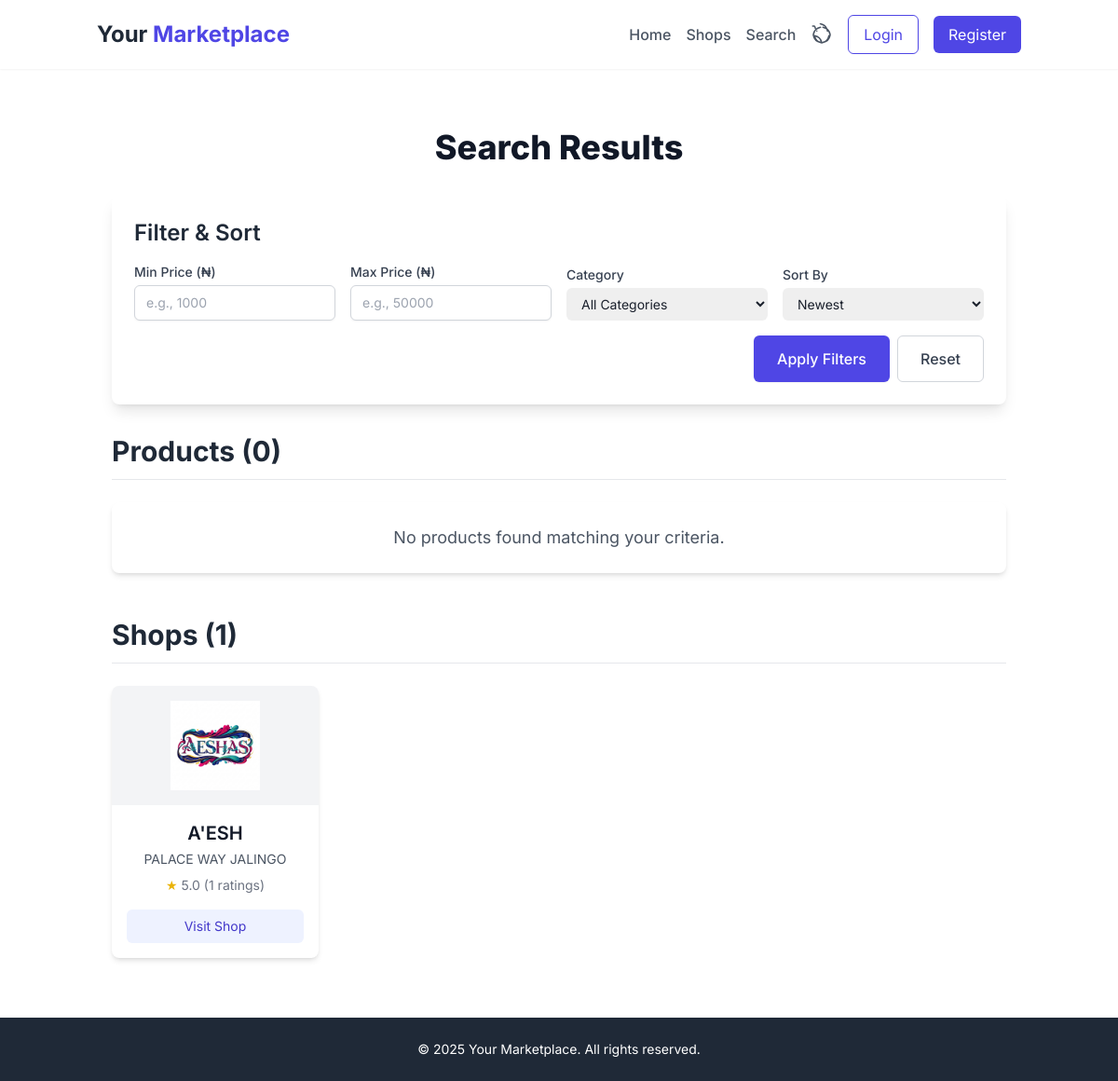
Before: /search with the older database file.
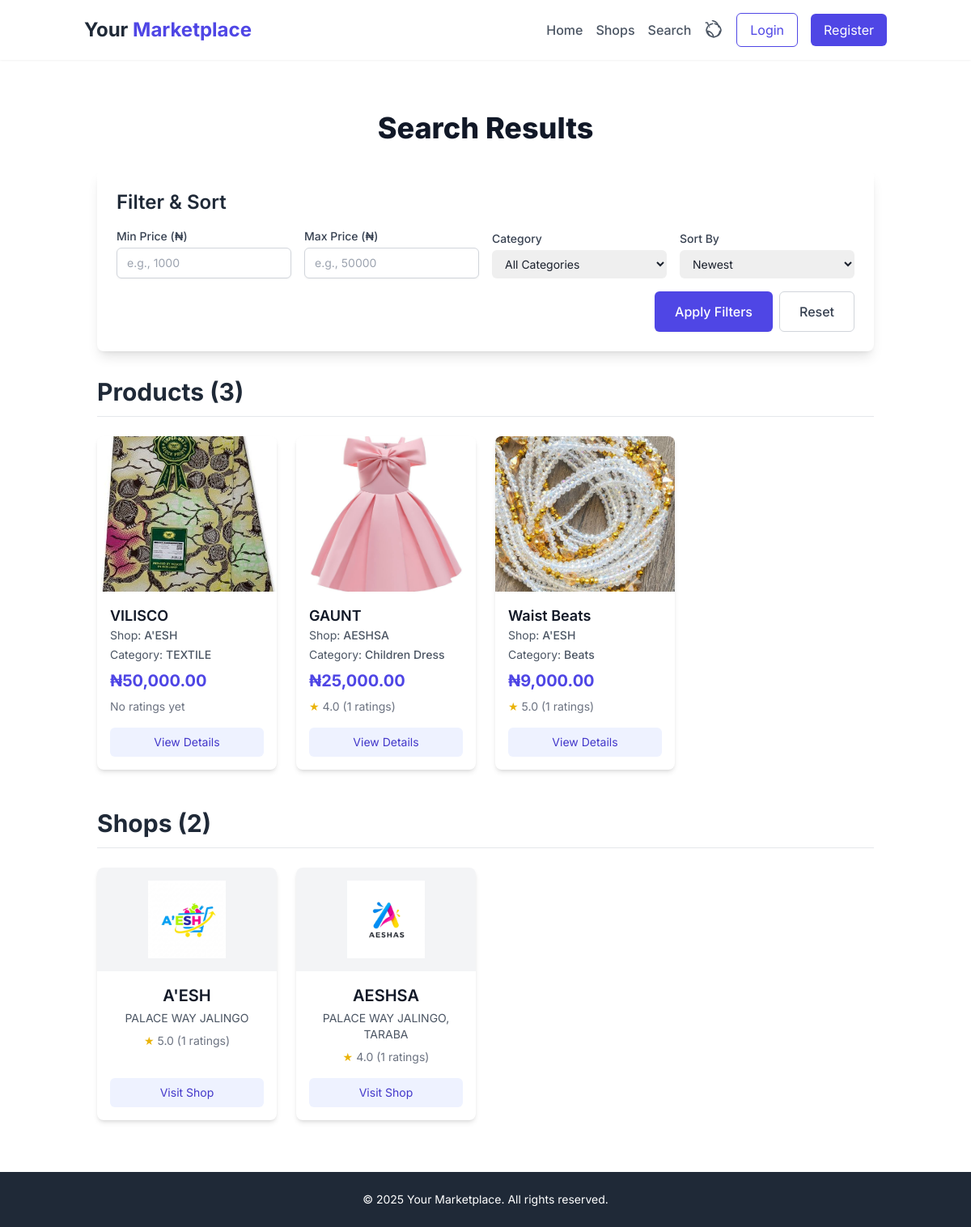
After: the same page with the newer database file.
### app/models.py (models this page shows, shortened)
class Shop(db.Model):
    id = db.Column(db.Integer, primary_key=True)
    name = db.Column(db.String(100), nullable=False)
    description = db.Column(db.Text)
    location = db.Column(db.String(100))
    whatsapp_number = db.Column(db.String(20))
    logo = db.Column(db.String(100), nullable=True)
    user_id = db.Column(db.Integer, db.ForeignKey('user.id'))
    created_at = db.Column(db.DateTime, default=datetime.utcnow)
    products = db.relationship('Product', backref='shop', lazy='dynamic')
    ratings = db.relationship('Rating', backref='shop', lazy='dynamic')
    order_items = db.relationship('OrderItem', backref='shop_ordered', lazy='dynamic')
    def average_rating(self):
        ratings = [rating.value for rating in self.ratings]
        return round(sum(ratings) / len(ratings), 2) if ratings else 0
    __table_args__ = (
        db.UniqueConstraint('name', 'user_id', name='unique_shop_per_user'),
    )

class Rating(db.Model):
    id = db.Column(db.Integer, primary_key=True)
    value = db.Column(db.Integer, nullable=False)
    comment = db.Column(db.Text)
    product_id = db.Column(db.Integer, db.ForeignKey('product.id'))
    user_id = db.Column(db.Integer, db.ForeignKey('user.id'))
    shop_id = db.Column(db.Integer, db.ForeignKey('shop.id'))
    created_at = db.Column(db.DateTime, default=datetime.utcnow)

class Product(db.Model):
    id = db.Column(db.Integer, primary_key=True)
    name = db.Column(db.String(100), nullable=False)
    description = db.Column(db.Text)
    price = db.Column(db.Float)
    image = db.Column(db.String(100), nullable=True)
    is_active = db.Column(db.Boolean, default=True)
    shop_id = db.Column(db.Integer, db.ForeignKey('shop.id'))
    category_id = db.Column(db.Integer, db.ForeignKey('category.id'), nullable=True)
    created_at = db.Column(db.DateTime, default=datetime.utcnow)
    ratings = db.relationship('Rating', backref='product', lazy='dynamic')
    order_items = db.relationship('OrderItem', backref='product_ordered', lazy='dynamic')
    def formatted_price(self):
        return f"₦{self.price:,.2f}" if self.price else "₦0.00"
    def average_rating(self):
        ratings = [rating.value for rating in self.ratings]
        return round(sum(ratings) / len(ratings), 2) if ratings else 0

class Category(db.Model):
    id = db.Column(db.Integer, primary_key=True)
    name = db.Column(db.String(50), nullable=False)
    shop_id = db.Column(db.Integer, db.ForeignKey('shop.id'), nullable=True)
    products = db.relationship('Product', backref='category', lazy='dynamic')
    __table_args__ = (
        db.UniqueConstraint('name', 'shop_id', name='unique_category_per_shop'),
    )

### app/customer.py (the view)
@bp.route('/search')
def search():
    search_query = request.args.get('q', '').strip()
    min_price = request.args.get('min_price', type=float)
    max_price = request.args.get('max_price', type=float)
    category_id = request.args.get('category_id', type=int)
    sort_by = request.args.get('sort_by', 'newest')
    products_query = Product.query.filter_by(is_active=True)
    shops_query = Shop.query
    if search_query:
        products_query = products_query.filter(Product.name.ilike(f'%{search_query}%'))
        shops_query = shops_query.filter(Shop.name.ilike(f'%{search_query}%'))
    if min_price is not None:
        products_query = products_query.filter(Product.price >= min_price)
    if max_price is not None:
        products_query = products_query.filter(Product.price <= max_price)
    if category_id:
        products_query = products_query.filter(Product.category_id == category_id)
    if sort_by == 'price_asc':
        products_query = products_query.order_by(Product.price.asc())
    elif sort_by == 'price_desc':
        products_query = products_query.order_by(Product.price.desc())
    elif sort_by == 'rating_desc':
        products_query = products_query.order_by(Product.created_at.desc())
    else: # 'newest'
        products_query = products_query.order_by(Product.created_at.desc())
    products = products_query.all()
    shops = shops_query.all()
    all_categories = Category.query.all()
    return render_template('customer/search_results.html',
                         query=search_query,
                         products=products,
                         shops=shops,
                         categories=all_categories,
                         min_price=min_price,
                         max_price=max_price,
                         selected_category_id=category_id,
                         sort_by=sort_by)

### app/templates/customer/search_results.html (shortened to what the changed rows need)
{% extends "base.html" %}
{% from 'components/pagination.html' import render_pagination %}
{% block content %}
<div class="max-w-6xl mx-auto px-4 py-8">
    <h1 class="text-4xl font-extrabold text-gray-900 mb-8 text-center">Search Results {% if query %}for "<span class="text-indigo-600">{{ query }}</span>"{% endif %}</h1>
    <div class="bg-white p-6 rounded-lg shadow-lg mb-8">
        <h2 class="text-2xl font-semibold text-gray-800 mb-4">Filter & Sort</h2>
    </div>
    <section class="mb-12">
        <h2 class="text-3xl font-bold text-gray-800 mb-6 border-b border-gray-200 pb-3">Products ({{ products|length }})</h2>
        {% if products %}
            <div class="grid grid-cols-1 sm:grid-cols-2 lg:grid-cols-4 gap-6">
                {% for product in products %}
                    {% include 'components/product_card.html' %}
                {% endfor %}
            </div>
        {% else %}
            <div class="bg-white p-6 rounded-lg shadow-md text-center text-gray-600">
                <p class="text-lg">No products found matching your criteria.</p>
            </div>
        {% endif %}
    </section>
    <section>
        <h2 class="text-3xl font-bold text-gray-800 mb-6 border-b border-gray-200 pb-3">Shops ({{ shops|length }})</h2>
        {% if shops %}
            <div class="grid grid-cols-1 sm:grid-cols-2 lg:grid-cols-4 gap-6">
                {% for shop in shops %}
                    {% include 'components/shop_card.html' %}
                {% endfor %}
            </div>
        {% else %}
            <div class="bg-white p-6 rounded-lg shadow-md text-center text-gray-600">
                <p class="text-lg">No shops found matching your criteria.</p>
            </div>
        {% endif %}
    </section>
</div>
{% endblock %}

### app/templates/components/product_card.html
<div class="bg-white rounded-lg shadow-md overflow-hidden hover:shadow-lg transition-shadow duration-200 flex flex-col">
    <img src="{{ url_for('static', filename='uploads/' + product.image) if product.image else url_for('static', filename='img/default_product.png') }}"
         alt="{{ product.name }}"
         class="w-full h-48 object-cover flex-shrink-0">
    <div class="p-4 flex-grow flex flex-col justify-between">
        <div>
            <h3 class="text-lg font-semibold text-gray-900 truncate">{{ product.name }}</h3>
            <p class="text-gray-600 text-sm mb-1">Shop: <span class="font-medium">{{ product.shop.name }}</span></p>
            {% if product.category %}
                <p class="text-gray-600 text-sm mb-2">Category: <span class="font-medium">{{ product.category.name }}</span></p>
            {% endif %}
            <p class="text-indigo-600 font-bold text-xl">{{ product.formatted_price() }}</p>
            <div class="flex items-center text-sm text-gray-500 mt-2">
                {% if product.average_rating() > 0 %}
                    <span class="text-yellow-500 mr-1">★</span> {{ product.average_rating() }} ({{ product.ratings.count() }} ratings)
                {% else %}
                    No ratings yet
                {% endif %}
            </div>
        </div>
        <a href="{{ url_for('customer.product_detail', product_id=product.id) }}"
           class="mt-4 inline-block bg-indigo-50 text-indigo-700 text-sm px-4 py-2 rounded-md hover:bg-indigo-100 transition-colors duration-200 text-center">
            View Details
        </a>
    </div>
</div>

### app/templates/components/shop_card.html
<div class="bg-white rounded-lg shadow-md overflow-hidden hover:shadow-lg transition-shadow duration-200 flex flex-col">
    <img src="{{ url_for('static', filename='uploads/' + shop.logo) if shop.logo else url_for('static', filename='img/default_shop_logo.png') }}"
         alt="{{ shop.name }} Logo"
         class="w-full h-32 object-contain bg-gray-100 p-4 flex-shrink-0">
    <div class="p-4 flex-grow flex flex-col justify-between text-center">
        <div>
            <h3 class="text-xl font-semibold text-gray-900 mb-1 truncate">{{ shop.name }}</h3>
            <p class="text-gray-600 text-sm mb-2">{{ shop.location }}</p>
            <div class="flex items-center justify-center text-sm text-gray-500">
                {% if shop.average_rating() > 0 %}
                    <span class="text-yellow-500 mr-1">★</span> {{ shop.average_rating() }} ({{ shop.ratings.count() }} ratings)
                {% else %}
                    No ratings yet
                {% endif %}
            </div>
        </div>
        <a href="{{ url_for('customer.shop_detail', shop_id=shop.id) }}"
           class="mt-4 inline-block bg-indigo-50 text-indigo-700 text-sm px-4 py-2 rounded-md hover:bg-indigo-100 transition-colors duration-200">
            Visit Shop
        </a>
    </div>
</div>

Changed rows visible on the page:
added Product: image (picture), name "VILISCO", shop.name "A'ESH", category.name "TEXTILE", formatted_price "₦50,000.00", shows "No ratings yet"
added Product: image (picture), name "GAUNT", shop.name "AESHSA", category.name "Children Dress", formatted_price "₦25,000.00", average_rating "4.0", ratings.count "1"
now on this page (row edited): Product: image (picture), name "Waist Beats", shop.name "A'ESH", category.name "Beats", formatted_price "₦9,000.00", average_rating "5.0", ratings.count "1"
changed Shop "A'ESH": logo: a different picture
added Shop: logo (picture), name "AESHSA", location "PALACE WAY JALINGO, TARABA", average_rating "4.0", ratings.count "1"
Other visible differences:
{{ products|length }}: "0" → "3"
{{ shops|length }}: "1" → "2"
text no longer shown: "No products found matching your criteria."
